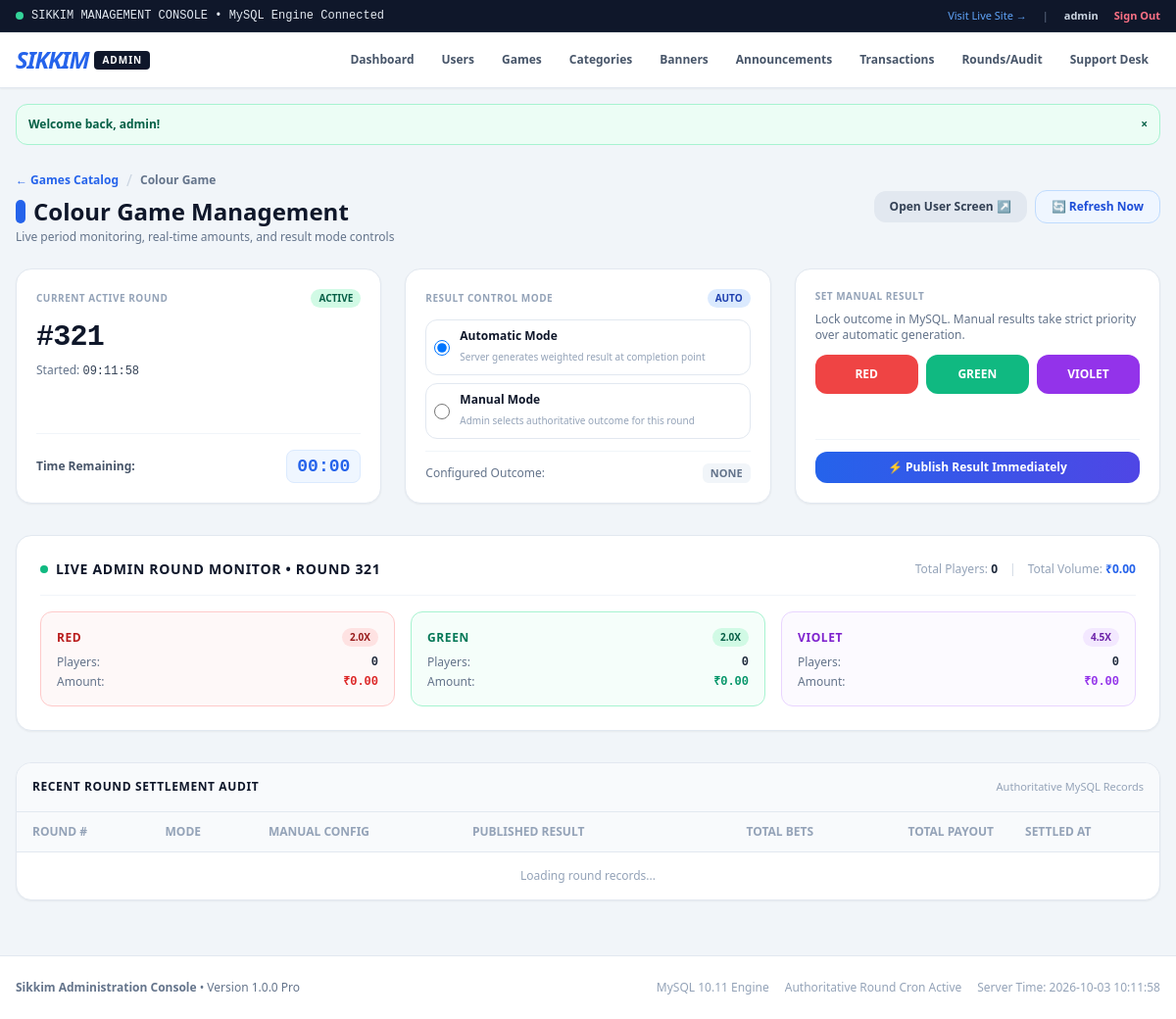
Page /admin/colour-game.php (signed in) on the committed database.
### tables this page shows
CREATE TABLE `users` (
  `id` INT AUTO_INCREMENT PRIMARY KEY,
  `username` VARCHAR(50) NOT NULL UNIQUE,
  `phone` VARCHAR(20) NOT NULL UNIQUE,
  `email` VARCHAR(100) DEFAULT NULL,
  `password_hash` VARCHAR(255) NOT NULL,
  `role` ENUM('user', 'admin') NOT NULL DEFAULT 'user',
  `status` ENUM('active', 'suspended') NOT NULL DEFAULT 'active',
  `avatar` VARCHAR(255) DEFAULT '/assets/images/avatar-default.png',
  `created_at` TIMESTAMP DEFAULT CURRENT_TIMESTAMP,
  `updated_at` TIMESTAMP DEFAULT CURRENT_TIMESTAMP ON UPDATE CURRENT_TIMESTAMP,
  INDEX `idx_users_phone` (`phone`),
  INDEX `idx_users_username` (`username`),
  INDEX `idx_users_role` (`role`)
);

CREATE TABLE `game_rounds` (
  `id` INT AUTO_INCREMENT PRIMARY KEY,
  `round_number` BIGINT NOT NULL UNIQUE,
  `game_slug` VARCHAR(50) NOT NULL DEFAULT 'win-go-1m',
  `start_time` DATETIME NOT NULL,
  `end_time` DATETIME NOT NULL,
  `status` ENUM('active', 'calculating', 'completed') NOT NULL DEFAULT 'active',
  `result_mode` ENUM('auto', 'manual') NOT NULL DEFAULT 'auto',
  `manual_result` VARCHAR(20) DEFAULT NULL,
  `result_status` ENUM('pending', 'locked', 'published') NOT NULL DEFAULT 'pending',
  `manually_set_at` DATETIME DEFAULT NULL,
  `manually_set_by` INT DEFAULT NULL,
  `result_number` INT DEFAULT NULL,
  `result_color` VARCHAR(20) DEFAULT NULL,
  `result_size` VARCHAR(10) DEFAULT NULL,
  `result_published` TINYINT(1) NOT NULL DEFAULT 0,
  `total_bets_amount` DECIMAL(15, 2) NOT NULL DEFAULT 0.00,
  `total_payout_amount` DECIMAL(15, 2) NOT NULL DEFAULT 0.00,
  `created_at` TIMESTAMP DEFAULT CURRENT_TIMESTAMP,
  `completed_at` DATETIME DEFAULT NULL,
  INDEX `idx_rounds_number` (`round_number`),
  INDEX `idx_rounds_status` (`status`),
  INDEX `idx_rounds_published` (`result_published`),
  INDEX `idx_rounds_game` (`game_slug`, `status`)
);

### admin/colour-game.php (the view, shortened to what the rows shown need)
<?php
require_once __DIR__ . '/includes/admin_header.php';
require_once __DIR__ . '/../../includes/round_engine.php';
$pdo = getDB();
$gameSlug = 'colour-game';
$activeRound = processAndGetActiveRound($pdo, $gameSlug);
$remaining = max(0, strtotime($activeRound['end_time']) - time());
?>
<div class="w-full mb-6 flex flex-col sm:flex-row sm:items-center justify-between gap-4">
    <div>
        <h1 class="text-xl sm:text-2xl font-black text-slate-900 flex items-center gap-2">
            <span class="w-2.5 h-6 bg-blue-600 rounded-full inline-block"></span>
            Colour Game Management
        </h1>
    </div>
</div>
<div class="grid grid-cols-1 md:grid-cols-3 gap-6 mb-8">
    <div class="bg-white rounded-2xl border border-slate-200 shadow-sm p-5 flex flex-col justify-between">
        <div>
            <div class="flex items-baseline gap-2 mb-2">
                <span class="text-3xl font-black text-slate-900 font-mono tracking-tight" id="displayRoundNumber">
                    #<?= e($activeRound['round_number']) ?>
                </span>
            </div>
            <p class="text-xs text-slate-500">
                Started: <span id="displayStartTime" class="font-mono text-slate-700"><?= date('H:i:s', strtotime($activeRound['start_time'])) ?></span>
            </p>
        </div>
        <div class="mt-4 pt-4 border-t border-slate-100 flex items-center justify-between">
            <span class="text-xs font-bold text-slate-600">Time Remaining:</span>
            <span id="displayCountdown" class="font-mono text-lg font-black text-blue-600 bg-blue-50 px-2.5 py-0.5 rounded-lg border border-blue-100">
                <?= sprintf('%02d:%02d', floor($remaining / 60), $remaining % 60) ?>
            </span>
        </div>
    </div>
    <div class="bg-white rounded-2xl border border-slate-200 shadow-sm p-5 flex flex-col justify-between">
        <div>
            <div class="flex items-center justify-between mb-3">
                <span class="text-[10px] font-black uppercase tracking-wider text-slate-400">RESULT CONTROL MODE</span>
                <span id="badgeMode" class="px-2 py-0.5 rounded-full text-[10px] font-black uppercase bg-blue-100 text-blue-800">
                    <?= strtoupper($activeRound['result_mode'] ?? 'AUTO') ?>
                </span>
            </div>
            <div class="space-y-2 mb-3">
                <label class="flex items-center gap-2.5 p-2 rounded-xl border border-slate-200 hover:bg-slate-50 cursor-pointer transition">
                    <input type="radio" name="result_mode" value="auto" id="modeRadioAuto" onchange="toggleMode('auto')" <?= ($activeRound['result_mode'] ?? 'auto') === 'auto' ? 'checked' : '' ?> class="w-4 h-4 text-blue-600">
                    <div>
                        <span class="text-xs font-bold text-slate-900 block leading-tight">Automatic Mode</span>
                        <span class="text-[10px] text-slate-400">Server generates weighted result at completion point</span>
                    </div>
                </label>
                <label class="flex items-center gap-2.5 p-2 rounded-xl border border-slate-200 hover:bg-slate-50 cursor-pointer transition">
                    <input type="radio" name="result_mode" value="manual" id="modeRadioManual" onchange="toggleMode('manual')" <?= ($activeRound['result_mode'] ?? 'auto') === 'manual' ? 'checked' : '' ?> class="w-4 h-4 text-blue-600">
                    <div>
                        <span class="text-xs font-bold text-slate-900 block leading-tight">Manual Mode</span>
                        <span class="text-[10px] text-slate-400">Admin selects authoritative outcome for this round</span>
                    </div>
                </label>
            </div>
        </div>
    </div>
</div>
<div class="bg-white rounded-2xl border border-slate-200 shadow-sm p-6 mb-8">
    <div class="flex flex-col sm:flex-row sm:items-center justify-between pb-4 mb-4 border-b border-slate-100 gap-2">
        <div class="flex items-center gap-2">
            <h2 class="text-sm font-black text-slate-900 uppercase tracking-wider">
                LIVE ADMIN ROUND MONITOR &bull; <span id="monitorRoundNumber">ROUND <?= e($activeRound['round_number']) ?></span>
            </h2>
        </div>
    </div>
</div>
<div class="bg-white rounded-2xl border border-slate-200 shadow-sm overflow-hidden mb-8">
    <div class="overflow-x-auto no-scrollbar">
        <table class="w-full text-left text-xs">
            <thead>
                <tr class="border-b border-slate-200 text-slate-400 uppercase font-bold bg-slate-50">
                    <th class="py-3 px-4">Round #</th>
                    <th class="py-3 px-4">Mode</th>
                    <th class="py-3 px-4">Manual Config</th>
                    <th class="py-3 px-4">Published Result</th>
                    <th class="py-3 px-4 text-right">Total Bets</th>
                    <th class="py-3 px-4 text-right">Total Payout</th>
                    <th class="py-3 px-4">Settled At</th>
                </tr>
            </thead>
        </table>
    </div>
</div>
<?php require_once __DIR__ . '/includes/admin_footer.php'; ?>

### admin/includes/admin_header.php (shortened to what the rows shown need)
<?php
require_once __DIR__ . '/../../includes/auth.php';
$adminUser = requireAdmin();
?>
<!DOCTYPE html>
<html lang="en">
<head>
    <script src="https://cdn.tailwindcss.com"></script>
    <link rel="stylesheet" href="/assets/css/style.css">
</head>
<body class="bg-slate-100 text-slate-800 antialiased min-h-screen flex flex-col font-sans">
    <div class="bg-slate-900 text-slate-200 text-xs py-2 px-4 border-b border-slate-800">
        <div class="max-w-7xl mx-auto flex items-center justify-between">
            <div class="flex items-center gap-4 text-[11px]">
                <a href="/" target="_blank" class="text-blue-400 hover:text-white transition">Visit Live Site &rarr;</a>
                <span class="text-slate-500">|</span>
                <span class="text-slate-300 font-bold"><?= e($adminUser['username']) ?></span>
                <a href="/logout.php" class="text-rose-400 hover:text-rose-300 font-bold">Sign Out</a>
            </div>
        </div>
    </div>
    <main class="flex-1 w-full max-w-7xl mx-auto px-4 py-6">

### rows in the picture
users: username "admin"
game_rounds: id+round_number "321", id+round_number+start_time "09:11:58", id+round_number+result_mode "AUTO", result_mode "☑ Automatic Mode Server generate", result_mode "☐ Manual Mode Admin selects auth"

### other values in the picture
$flash['message'] "Welcome back, admin!"
